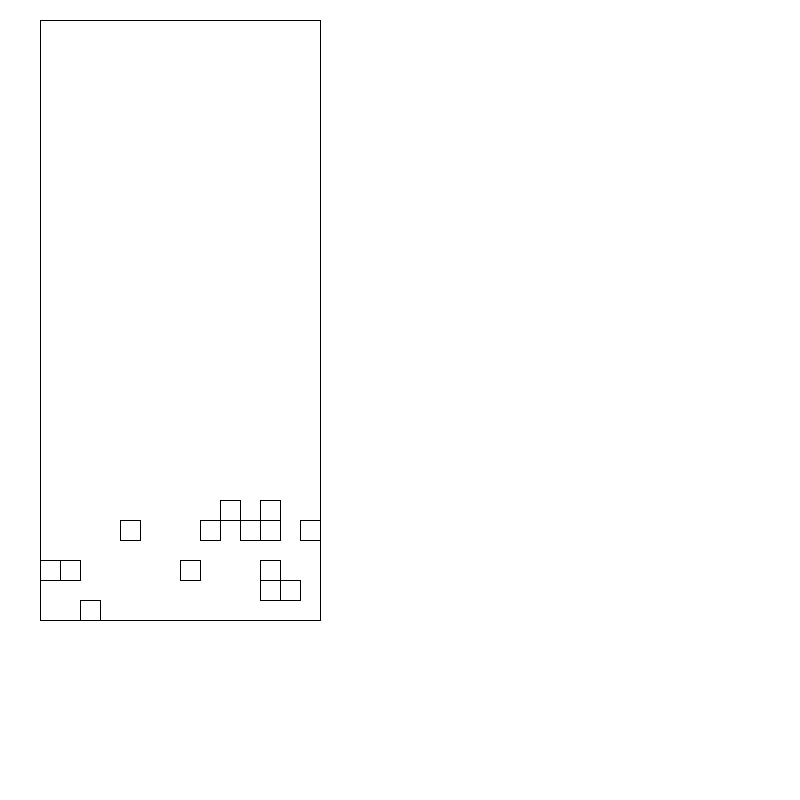
Frame 1 (no input)
Frame 60 (the mouse pressed at the canvas centre just before this capture): identical to frame 1, image omitted
Frame 120 (the mouse held since frame 60 and released just before this capture): identical to frame 1, image omitted

The Processing sketch that drew this single still picture (run headless with seeded random() and noise(); from frame 60 on, the mouse is pressed at the canvas centre):

// Processing sketch: Will_Tetris
// ── Will_Tetris.pde
Board b;
int scale = 20;
Shape curShape;


void setup() {
  b = new Board(14, 30);
  size(800, 800);
  randomizeBoard(6);
}


void draw() {
  background(255);
  translate(40, 20);
  fill(255);
  rect(0, 0, b.width * scale, b.height * scale);
  b.render();
  if (curShape != null) {
    curShape.render();
  }
}


void randomizeBoard(int numLevels) {
  for (int j=b.height - numLevels; j < b.height; j++) { 
    for (int i=0; i<b.width; i++) {
      if (random(1) < .1) {
        b.addBlock(i, j);
      }
    }
  }
}

void keyPressed() {
  if (key == 'n') {
    if (curShape == null) {
      curShape = new Shape(ShapeStyle.LINE);
    }
  }
}
// ── Block.pde
class Block {
  int x = 0;
  int y = 0;
  
  Block(int newx, int newy) {
    x = newx;
    y = newy;
  }
  
}
// ── Board.pde
class Board {
  
  int width;
  int height;
  ArrayList<Block> blocks;

  Board(int w, int h) {
    blocks = new ArrayList<Block>();
    width = w;
    height = h;
  }

  void addBlock(int x, int y) {
    blocks.add(new Block(x, y));
  }


  void render() {
    fill(255);
    //draw aech block
    for (Block b : blocks) {
      rect(b.x * scale, b.y * scale, scale, scale); 
    }
  }
  
  
}
// ── Shape.pde
enum ShapeStyle {
  LINE, SQUARE, TEE, ESS, ESS_INV 
}

class Shape {
  ArrayList<Block> blocks;
  ShapeStyle style;
  int x, y; //where this shape's 0,0 should show up on the gameboard
  
  int rotation; //maybe?
  
  Shape(ShapeStyle s) {
    blocks = new ArrayList<Block>(4);
    createShape(s);
  }
  
  void createShape(ShapeStyle s) {
    blocks.clear();
    if (s == ShapeStyle.LINE) {
      blocks.add(new Block(0, -1));
      blocks.add(new Block(0, 0));
      blocks.add(new Block(0, 1));
      blocks.add(new Block(0, 2));
    }
  }
  
  void render() {
    fill(255, 0, 0);
    for (Block b : blocks) {
      rect((x+b.x) * scale, (y+b.y) * scale, scale, scale);
    }
  }
  
  //move this block's position by x and y
  void move(int xOffset, int yOffset) {
    //calculate a hypotehtical new posoition
    int testX = x + xOffset;
    int testY = y + yOffset;
    
    //now I want to run hit test of all this Shape's blocks against all the board's blocks, based on testX/Y
    //TODO
    
    //if hit test returns false, we can move there
    x += xOffset;
    y += yOffset;
    
  }
}
